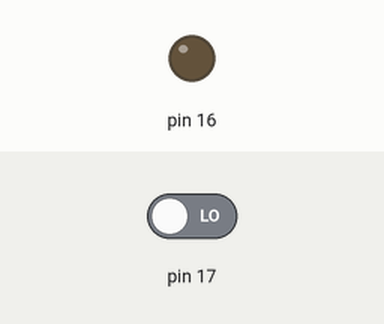
A sketch run on a simulated Arduino Uno, built with avr-gcc and run on an emulated ATmega328P. Parts: output pins drawn as LEDs (lit = HIGH). The inputs (shaded band) are chosen by the test bench; at power-on: pin 17 LOW. What the sketch prints to the serial monitor is not drawn.

Above: at 1.2 s.
1.3 s: pin 17 driven HIGH
At 3.1 s:
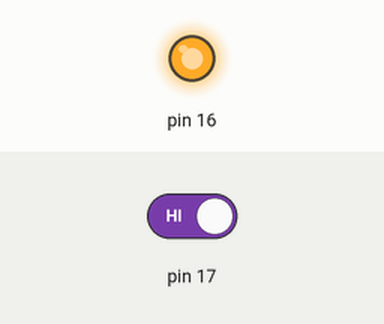
Timing chart, 0 to 10.3 s (numbered marks = the images above; inputs shaded):
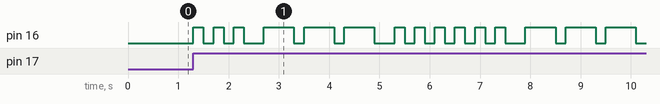

The sketch:

kad06_SwitchSOS.ino
```cpp
int HT = 200;
int LT = 200;


void setup() {
  // put your setup code here, to run once:
  Serial.begin(115200);
  pinMode(17,INPUT);
  pinMode(16,OUTPUT);
}

void loop() {
  int b = digitalRead(17);

  if ( b == 1 ){
    Serial.println("押された");
    // LED Loop
    for (int i=0; i<9;i++){
      if (i == 3){
        delay(200);
        HT = 600;
      }
      if (i == 6){
        delay(200);
        HT = 200;
      }
     digitalWrite(16,HIGH);
     delay(HT);
     digitalWrite(16, LOW);
     delay(LT);
    }
  }
}
```

Measured:
- after the input at 1.3 s, pin 16: LOW → HIGH at once, → LOW 0.20 s later, → HIGH 0.20 s later, → LOW 0.20 s later, … (30 changes in this stretch)
